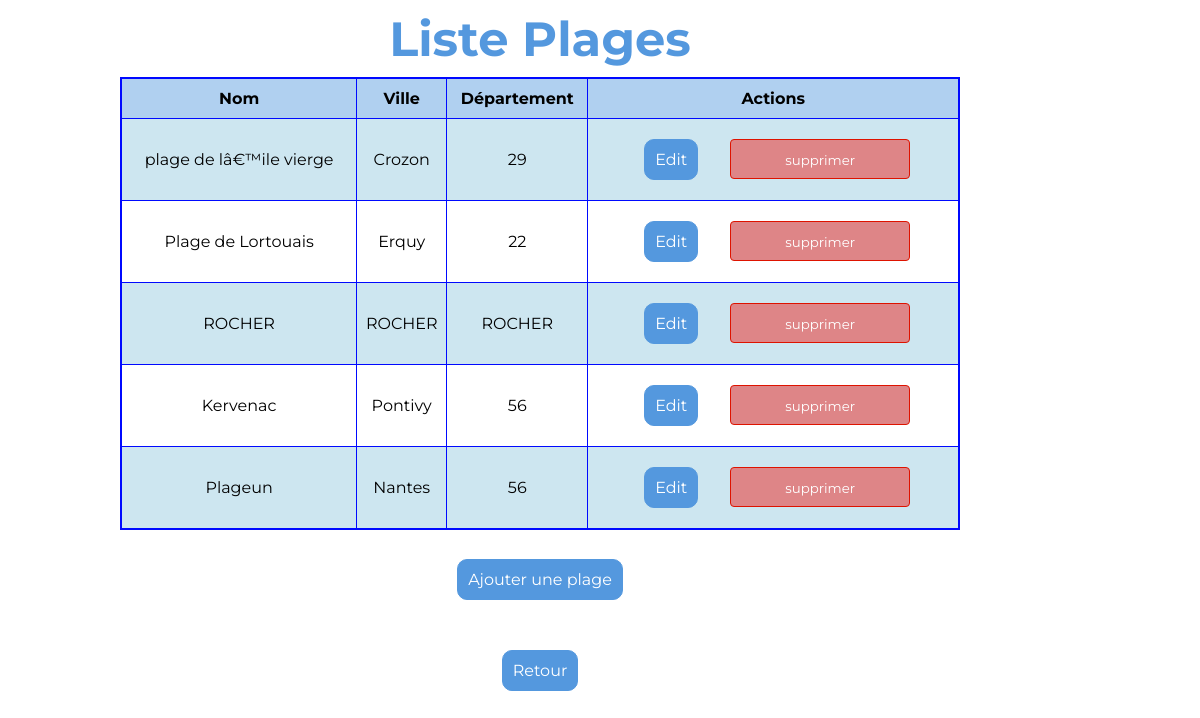
Page /pages/plageListe.php (signed in) on the committed database.
### tables this page shows
CREATE TABLE IF NOT EXISTS `plage` (
  `id_plages` int(11) NOT NULL AUTO_INCREMENT,
  `nom` varchar(255) NOT NULL,
  `commune` varchar(255) NOT NULL,
  `departement` varchar(255) NOT NULL,
  PRIMARY KEY (`id_plages`)
);

### pages/plageListe.php (called while the page is built, shortened)
<?php
include_once "../components/HeaderFooter.php";
include "../components/C_plageListe.php";

### includes/DB/Functions.php (called while the page is built, shortened)
<?php
$pdo = new PDO(DB_INFOS::servername, DB_INFOS::username, DB_INFOS::password, [
    PDO::ATTR_DEFAULT_FETCH_MODE => PDO::FETCH_ASSOC
]);
function listePlage()
{
    global $pdo;
    $query = $pdo->prepare("SELECT * FROM `plage`");
    $query->execute();
    $row = $query->fetchAll();
    return $row;
}

### components/C_plageListe.php (the view, shortened to what this page needs)
<?php
require_once "../includes/DB/Functions.php";
?>
<h1>Liste Plages</h1>
<table>
    <tr>
        <th>Nom</th>
        <th>Ville</th>
        <th>Département</th>
        <th>Actions</th>
    </tr>
    <?php
    $resultat = listePlage();
    foreach ($resultat
             as $ligne) {
        ?>
        <td><?php echo $ligne["nom"] ?></td>
        <td><?php echo $ligne["commune"] ?></td>
        <td><?php echo $ligne["departement"] . "\n" ?></td>
        <td>
            <div class="fix_action">
                <a href="../pages/plageUp.php?id_plages=<?php echo $ligne['id_plages'] ?>">Edit</a>
                <form method="post">
                    <button class="del" name="delPlage" id="id_plages" type="submit"
                            onclick="return confirm('Etes-vous sûr de vouloir supprimer la plage <?php
                            echo $ligne["nom"]; ?>\nSi oui confirmer !')">
                        supprimer
                    </button>
                </form>
            </div>
        </td>
        <?php
    }
    ?>
</table>
<a href="/pages/plageAdd.php">Ajouter une plage</a>
<a href="../pages/home.php">Retour</a>
</body>
</html>

### css/Style.css (style rules this page uses)
* { padding: 0; margin: 0; box-sizing: border-box; font-family: 'Montserrat', sans-serif; transition: all 0.2s ease-in-out; }
body { display: flex; flex-direction: row; flex-wrap: wrap; justify-content: center; background-image: url("/ressources/images/bg.png"); background-size: cover; background-repeat: no-repeat; width: 100vw; height: 100vh; }
@media screen and (min-width: 900px) { body { width: 90vw; height: 90vh; } }
h1, h2, h3 { color: #5498DE; font-size: 3em; }
a { text-decoration: none; background-color: #5498DE; border: #5498DE solid 1px; border-radius: 10px; color: rgb(255, 255, 255); padding: 10px; margin: 20px; }
form { display: flex; flex-direction: column; justify-content: center; align-items: center; }
button { display: block; margin: 1vw; height: 5vh; width: 15vw; padding: 12px 20px; border-radius: 4px; border: 2px solid #5498DE; vertical-align: top; }
.del { text-decoration: none; background-color: #de8587; border: #de1300 solid 1px; border-radius: 4px; color: rgb(255, 255, 255); }
table { width: 70vw; border: 2px solid #0009ff; border-collapse: collapse; border-radius: 8px; }
th, td { height: 80px; border: solid 1px #0009ff; }
th { height: 40px; background-color: rgba(84, 152, 222, 0.46); }
th, td { text-align: center; }
.fix_action { display: flex; flex-direction: row; justify-content: center; flex-wrap: nowrap; }

### rows in the picture
plage: nom "plage de lâ€™ile vierge", commune "Crozon", departement "29"
plage: nom "Plage de Lortouais", commune "Erquy", departement "22"
plage: nom "ROCHER", commune "ROCHER", departement "ROCHER"
plage: nom "Kervenac", commune "Pontivy", departement "56"
plage: nom "Plageun", commune "Nantes", departement "56"
